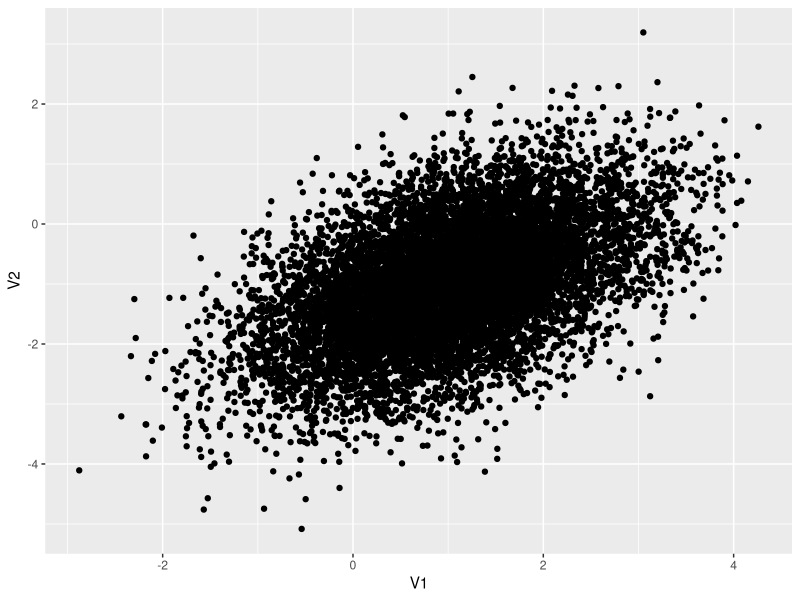
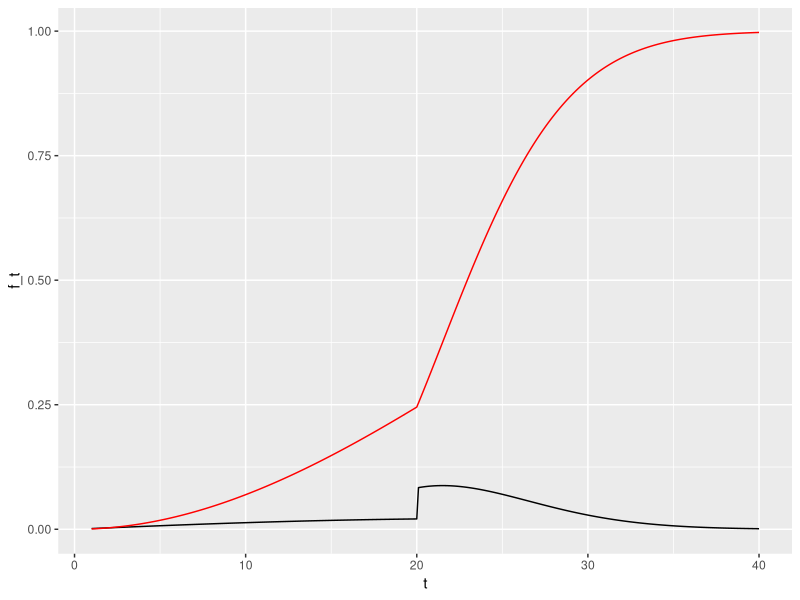
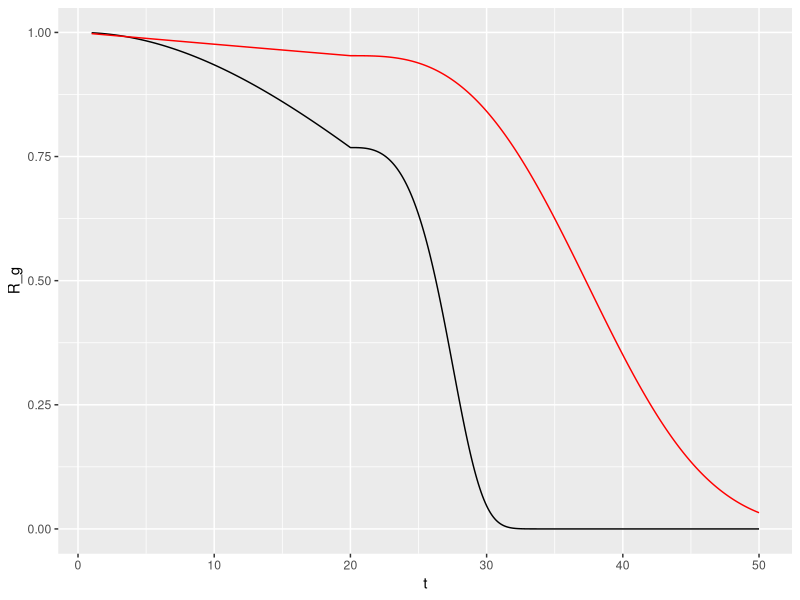

These figures' R source, in order:
library(tidyverse)


mu = c(1,-1)

sigma <- matrix(c(1,.5,.5,1),nrow =2)

samples <- as.data.frame(MASS::mvrnorm(n=10000, mu=mu,Sigma = sigma))

ggplot(samples)+
  geom_point(aes(x=V1,y=V2))


R_c <- function(t=0,tau=20,lambda=.0024,alpha=1,beta=1) {
  if(t <= tau) {
    
    exp(-lambda*t)
  } else {
    
    exp(-(lambda*tau + ((t-tau)/beta)^alpha))
  }
}

faults <- function(i,L,W) {
  f <- 0
  
    for(k in 0:floor(i/W)){
      
      f_temp <- ((-1)^k)*(choose(L*W-k*W,i-k*W))*(choose(L,k))
      
      f <- f + f_temp
    }
  f
}

faults(2,4,2)

R_g <- function(j,L,W,t,tau,lambda,alpha,beta){
  rel <- 0
  
  for(i in 0:j) {
    rel_temp <- faults(i,L,W) * R_c(t,tau,lambda,alpha,beta)^(L*W-i) *(1-R_c(t,tau,lambda,alpha,beta))^i
    rel <- rel + rel_temp
  }
  rel
}

firstpart <- function(t,tau,beta,alpha){
  ((t-tau)/beta)^(alpha-1)
}

secondpart <- function(lambda,tau,t,alpha,beta){
  exp(-lambda*tau-((t-tau)/beta)^alpha)
}

pdf_R_g <- function(j,L,W,t,tau,lambda,alpha,beta){
  
  p <- 0
  m <- L*W
  
  if(t <= tau) {
    for(i in 0:j) {
      
      p_temp <- faults(i,L,W) * -((i*lambda*((1-exp(-t*lambda))^(i-1))*exp(lambda*t*(-(m-i))-lambda*t)) - (lambda*(m-i)*((1-exp(-t*lambda))^i) * exp(lambda*t*(-(m-i)))))
      
      p <- p + p_temp
    }
    
  } else {
    for(i in 0:j) {
      
      p_temp <- faults(i,L,W) * ((alpha*(m-i) * firstpart(t,tau,beta,alpha)*(1-secondpart(lambda,tau,t,alpha,beta))^i *((secondpart(lambda,tau,t,alpha,beta)^(m-i))))/beta - 
                                   (alpha* i * firstpart(t,tau,beta,alpha)*(1-(secondpart(lambda,tau,t,alpha,beta)))^(i-1) *((secondpart(lambda,tau,t,alpha,beta)^(m-i+1))))/beta)
      p <- p + p_temp
    }
  }
  p
  
}



#### Trials with functions ####




pdf_R_g(2,4,2,10,20,.0024,10,10)

lambda <- .0024
alpha <- 1
beta <- .25*1/lambda
tau <- 20

L <- 128
W <- 2
j <- 128

df <- data.frame() 

for(i in seq(from =1,to =40, by = .1)) {
  
  df <- bind_rows(df,
                  data.frame(t=i,
                             rc = R_c(t=i,tau=tau, alpha = alpha, beta = beta),
                             R_g = R_g(j,L,W,t=i,tau,lambda,alpha,beta),
                             f_t = pdf_R_g(j,L,W,t=i,tau,lambda,alpha,beta)))
  
}

ggplot(df, aes(x = t, y = f_t)) +
  geom_path() +
  geom_path(aes(y = 1-R_g),color = "red")



dftest <- df %>%
  
  mutate(int = .1*f_t)

sum(dftest$int) # Should integrate to R_g(max(t))

alp <- 3
bet <- 20
tau <- 20
df <- data.frame()
for(i in seq(from =1,to = 50, by = .1)) {

  df <- bind_rows(df,data.frame(t=i,rc = R_c(t=i,tau=tau, alpha = alp, beta = bet),R_g = R_g(64,120,2,t=i,tau,.0024,alp,bet)))
    
}



ggplot(df) +
  geom_path(aes(x=t, y= R_g)) +
  geom_path(aes(x=t, y = rc), color = "red") +
  scale_y_continuous(limits = c(0,1))

